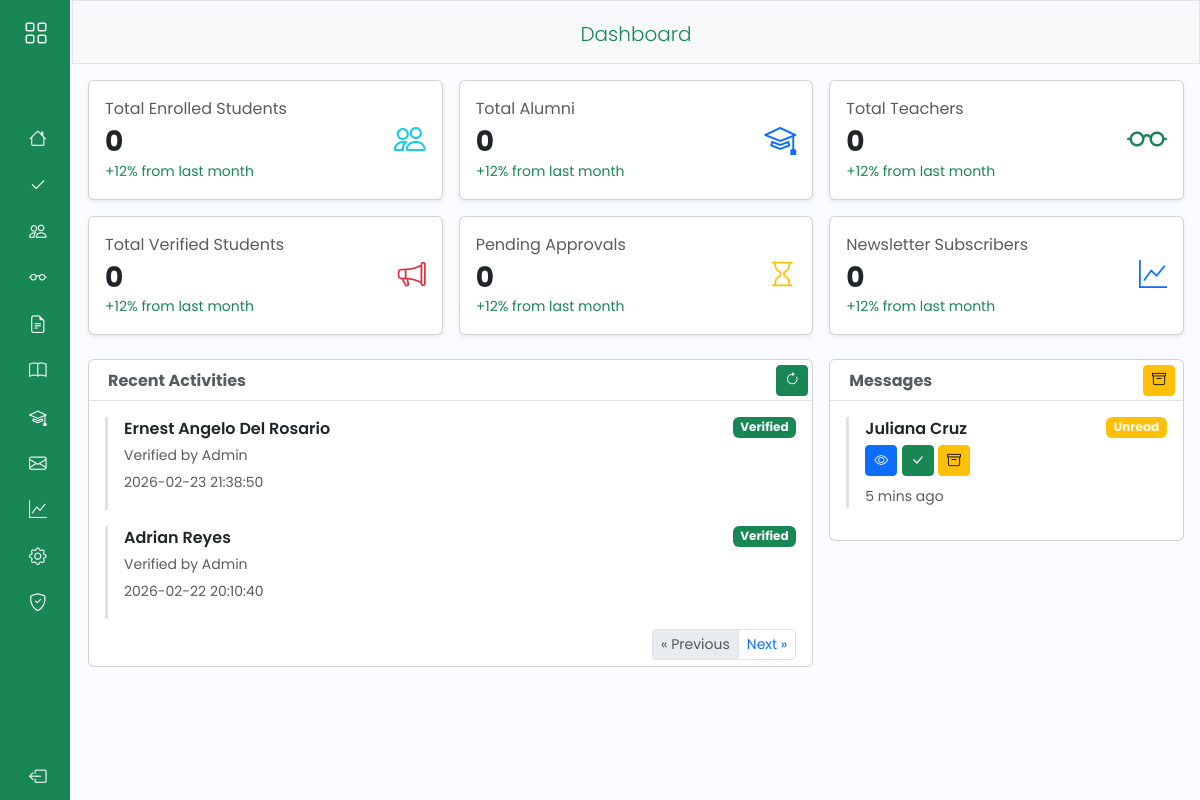
The app's page /public/admin/AdminDashboard.php with its own data.
### tables this page shows
CREATE TABLE `logs` (
  `log_id` int NOT NULL,
  `student_id` int DEFAULT NULL,
  `log_owner` varchar(25) NOT NULL,
  `log_description` varchar(255) NOT NULL,
  `log_type` varchar(25) NOT NULL,
  `log_date` datetime NOT NULL DEFAULT CURRENT_TIMESTAMP
);

### api/recentActivities.php (called while the page is built, shortened)
<?php
include __DIR__ . '/../includes/db_connect.php';
$start = 0;
$rows_per_page = 49;
$stmt = $conn->prepare("SELECT log_owner, log_description, log_type, log_date FROM logs ORDER BY log_date DESC LIMIT ?, ?");
$stmt->bind_param("ii", $start, $rows_per_page);
$stmt->execute();
$result = $stmt->get_result();

### public/admin/components/LogsCard.php (the view, shortened to what this page needs)
<div class="col-lg-8">
    <div class="card col-12" style="height: 38.5vh;">
        <div class="d-flex align-items-center justify-content-between border-bottom">
            <p class="text-muted fw-bold" style="transform: translate(19px,8.5px);">Recent Activities</p>
            <button class="btn btn-sm btn-success me-1" onclick="location.reload()">
                <i class="bi bi-arrow-clockwise"></i>
            </button>
        </div>
        <div class="card-body overflow-y-scroll">
            <?php while ($row = $result->fetch_assoc()) {
                $statusColor = 'secondary';
                if ($row['log_type'] === 'Registration') {
                    $statusColor = 'warning';
                } elseif ($row['log_type'] === 'Verified') {
                    $statusColor = 'success';
                } elseif ($row['log_type'] === 'Subscription') {
                    $statusColor = 'primary';
                } elseif ($row['log_type'] === 'Rejected') {
                    $statusColor = 'danger';
                }
            ?>
                <div class="activity-item mb-3 pb-3 border-start border-3">
                    <div class="d-flex justify-content-between align-items-start ps-3">
                        <div>
                            <p class="mb-1 fw-semibold"><?= $row['log_owner'] ?></p>
                            <p class="mb-1 text-muted small"><?= $row['log_description'] ?></p>
                            <small class="text-muted"><?= $row['log_date'] ?></small>
                        </div>
                        <span class="badge text-bg-<?= $statusColor ?> text-light"><?= $row['log_type'] ?></span>
                    </div>
                </div>
            <?php  } ?>
        </div>
        <div class="ms-auto pe-3" style="transform: translate(0px, 10px)">
            <ul class="pagination pagination-sm">
                <?php if (isset($_GET['page-nr']) && $_GET['page-nr'] > 1) { ?>
                    <li class="page-item">
                        <a class="page-link" href="?page-nr=<?= $_GET['page-nr'] - 1 ?>" aria-label="Previous">
                            <span aria-hidden="true">&laquo; Previous</span>
                        </a>
                    </li>
                <?php } else { ?>
                    <li class="page-item">
                        <a class="page-link disabled" href="" aria-label="Previous">
                            <span aria-hidden="true">&laquo; Previous</span>
                        </a>
                    </li>
                <?php } ?>
                <?php if (!isset($_GET['page-nr'])) { ?>
                    <li class="page-item">
                        <a class="page-link" href="?page-nr=2" aria-label="Next">
                            <span aria-hidden="true">Next &raquo;</span>
                        </a>
                    </li>
                <?php } ?>
            </ul>
        </div>
    </div>
</div>

### public/admin/components/sidebar.css (style rules this page uses)
a { text-decoration: none; }
li { list-style: none; }
body { font-family: 'Poppins', sans-serif; }

### records on screen
logs: log_owner "Ernest Angelo Del Rosario", log_description "Verified by Admin", log_date "2026-02-23 21:38:50", log_type "Verified"
logs: log_owner "Adrian Reyes", log_description "Verified by Admin", log_date "2026-02-22 20:10:40", log_type "Verified"
